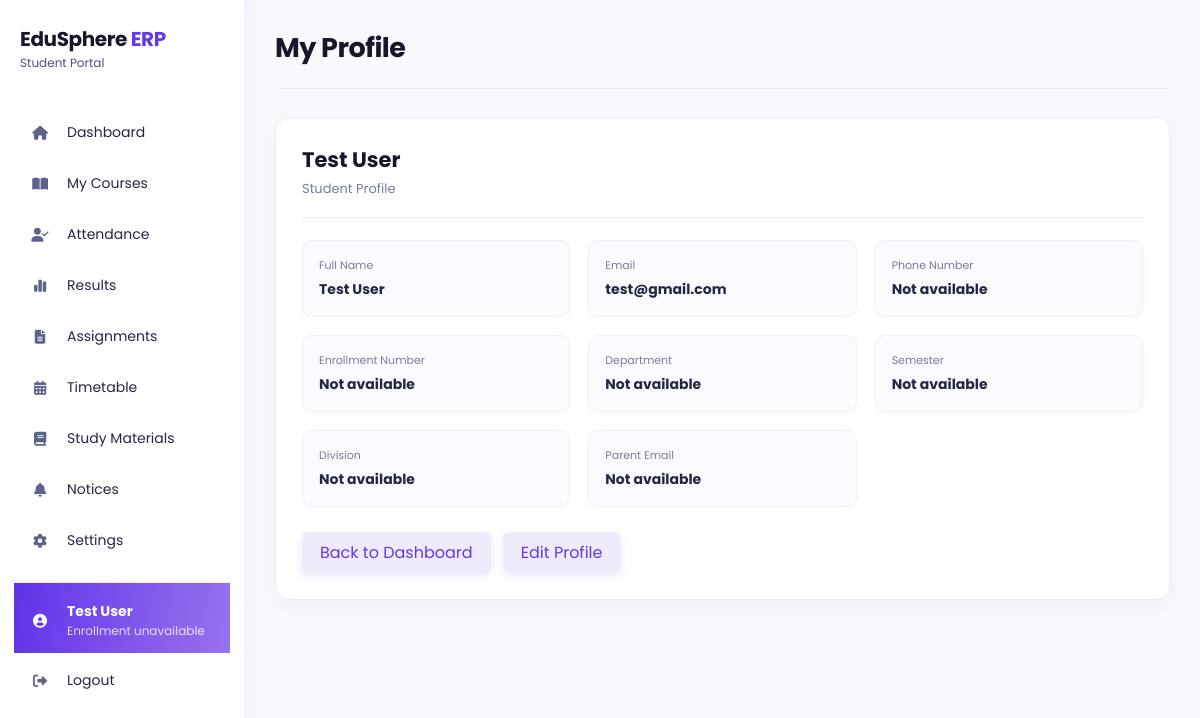
The app's page /student/profile (signed in) with its own data.
### models/user.py (models this page shows, shortened)
class User(db.Model):
    __tablename__ = "users"
    id = db.Column(
        db.Integer,
        primary_key=True
    )
    full_name = db.Column(
        db.String(100),
        nullable=False
    )
    enrollment_no = db.Column(
        db.String(50),
        unique=True,
        nullable=True
    )
    employee_id = db.Column(
        db.String(50),
        unique=True,
        nullable=True
    )
    parent_id = db.Column(
        db.String(50),
        unique=True,
        nullable=True
    )
    admin_id = db.Column(
        db.String(50),
        unique=True,
        nullable=True
    )
    email = db.Column(
        db.String(120),
        unique=True,
        nullable=True
    )
    phone = db.Column(
        db.String(20),
        nullable=True
    )
    password = db.Column(
        db.String(200),
        nullable=False
    )
    role = db.Column(
        db.String(20),
        nullable=False
    )
    theme = db.Column(db.String(20), nullable=False, default="light", server_default="light")
    notifications_enabled = db.Column(db.Boolean, nullable=False, default=True, server_default="1")
    accent_color = db.Column(db.String(20), nullable=False, default="purple", server_default="purple")

### models/student.py (models this page shows)
class Student(db.Model):
    __tablename__ = "students"
    id = db.Column(
        db.Integer,
        primary_key=True
    )
    user_id = db.Column(
        db.Integer,
        db.ForeignKey("users.id"),
        nullable=False
    )
    roll_no = db.Column(
        db.String(20),
        unique=True,
        nullable=True
    )
    department = db.Column(
        db.String(50),
        nullable=True
    )
    semester = db.Column(
        db.Integer,
        nullable=True
    )
    division = db.Column(
        db.String(10),
        nullable=True
    )
    parent_email = db.Column(
        db.String(120),
        nullable=True
    )
    phone = db.Column(
        db.String(20),
        nullable=True
    )

### app.py (the view)
@app.route("/student/profile")
def student_profile():
    user, profile = get_current_student_profile()
    if not user:
        flash("Access denied!")
        return redirect(url_for("login"))
    return render_template(
        "student_profile.html",
        current_user=user,
        student_profile=profile,
        active_page="profile"
    )

### app.py (called while the page is built)
def get_current_student_profile():
    if session.get("role") != "Student" or "user_id" not in session:
        return None, None
    user = db.session.get(User, session["user_id"])
    if not user or user.role != "Student":
        session.clear()
        return None, None
    student_profile = Student.query.filter_by(user_id=user.id).first()
    if not student_profile:
        student_profile = Student(user_id=user.id)
        db.session.add(student_profile)
        db.session.commit()
    return user, student_profile

### templates/student_profile.html (shortened to what this page needs)
<!DOCTYPE html>
<html lang="en">
<head>
    <link rel="stylesheet" href="{{ url_for('static', filename='css/student.css') }}">
    <link rel="stylesheet" href="{{ url_for('static', filename='css/palette.css') }}">
    <link rel="stylesheet" href="https://cdnjs.cloudflare.com/ajax/libs/font-awesome/6.6.0/css/all.min.css">
</head>
<body class="student-profile-page theme-{{ current_user.theme or 'light' }} accent-{{ current_user.accent_color or 'purple' }}">
<div class="sidebar">
    <div class="logo"><h2>EduSphere <span>ERP</span></h2><small>Student Portal</small></div>
    <ul>
        <li onclick="window.location.href='{{ url_for('student') }}'"><i class="fa-solid fa-house"></i><span>Dashboard</span></li>
        <li onclick="window.location.href='{{ url_for('student_library') }}'"><i class="fa-solid fa-book-open"></i><span>My Courses</span></li>
        <li onclick="window.location.href='{{ url_for('student_attendance') }}'"><i class="fa-solid fa-user-check"></i><span>Attendance</span></li>
        <li onclick="window.location.href='{{ url_for('student_results') }}'"><i class="fa-solid fa-chart-simple"></i><span>Results</span></li>
        <li onclick="window.location.href='{{ url_for('student_assignments') }}'"><i class="fa-solid fa-file-lines"></i><span>Assignments</span></li>
        <li onclick="window.location.href='{{ url_for('student_timetable') }}'"><i class="fa-solid fa-calendar-days"></i><span>Timetable</span></li>
        <li onclick="window.location.href='{{ url_for('student_materials') }}'"><i class="fa-solid fa-book"></i><span>Study Materials</span></li>
        <li onclick="window.location.href='{{ url_for('student_notices') }}'"><i class="fa-solid fa-bell"></i><span>Notices</span></li>
        <li onclick="window.location.href='{{ url_for('student_settings') }}'"><i class="fa-solid fa-gear"></i><span>Settings</span></li>
        <li class="sidebar-profile active">
            <i class="fa-solid fa-circle-user"></i>
            <div class="sidebar-profile-details">
                <strong>{{ current_user.full_name }}</strong>
                <small>{{ current_user.enrollment_no or 'Enrollment unavailable' }}</small>
            </div>
        </li>
        <li onclick="window.location.href='{{ url_for('logout') }}'">
            <i class="fa-solid fa-right-from-bracket"></i><span>Logout</span>
        </li>
    </ul>
</div>
<main class="main">
    <div class="topbar"><h2>My Profile</h2></div>
    <section class="profile-card">
        <div class="profile-heading">
            <div><h3>{{ current_user.full_name }}</h3><p>Student Profile</p></div>
        </div>
        <div class="profile-details">
            <div class="profile-detail"><span>Full Name</span><strong>{{ current_user.full_name }}</strong></div>
            <div class="profile-detail"><span>Email</span><strong>{{ current_user.email or 'Not available' }}</strong></div>
            <div class="profile-detail"><span>Phone Number</span><strong>{{ student_profile.phone or 'Not available' }}</strong></div>
            <div class="profile-detail"><span>Enrollment Number</span><strong>{{ current_user.enrollment_no or 'Not available' }}</strong></div>
            <div class="profile-detail"><span>Department</span><strong>{{ student_profile.department or 'Not available' }}</strong></div>
            <div class="profile-detail"><span>Semester</span><strong>{{ student_profile.semester or 'Not available' }}</strong></div>
            <div class="profile-detail"><span>Division</span><strong>{{ student_profile.division or 'Not available' }}</strong></div>
            <div class="profile-detail"><span>Parent Email</span><strong>{{ student_profile.parent_email or 'Not available' }}</strong></div>
        </div>
        <a class="secondary-button" href="{{ url_for('student') }}">Back to Dashboard</a>
        <a class="secondary-button" href="{{ url_for('edit_student_profile') }}">Edit Profile</a>
    </section>
</main>
</body>
</html>

### static/css/student.css (style rules this page uses)
* { margin:0; padding:0; box-sizing:border-box; font-family:'Poppins',sans-serif; }
body { background:#f4f7fc; display:flex; }
.sidebar { width:260px; height:100vh; background:#1e3a8a; color:white; position:fixed; left:0; top:0; overflow-y:auto; }
.logo { text-align:center; padding:25px; font-size:24px; font-weight:700; border-bottom:1px solid rgba(255,255,255,.2); }
.sidebar ul { list-style:none; padding:20px 0; }
.sidebar ul li { display:flex; align-items:center; gap:15px; padding:15px 25px; cursor:pointer; transition:.3s; }
.sidebar ul li:hover, .sidebar ul li.active { background:#2563eb; }
.sidebar ul li i { width:20px; }
.sidebar-profile { margin-top:10px; border-top:1px solid rgba(255,255,255,.2); }
.sidebar-profile-details { display:flex; flex-direction:column; min-width:0; }
.sidebar-profile-details strong, .sidebar-profile-details small { overflow:hidden; text-overflow:ellipsis; white-space:nowrap; }
.sidebar-profile-details small { color:rgba(255,255,255,.75); font-size:12px; }
.main { margin-left:260px; width:calc(100% - 260px); padding:30px; }
.topbar { display:flex; justify-content:space-between; align-items:center; margin-bottom:30px; }
.profile-card { background:white; border-radius:15px; padding:30px; box-shadow:0 5px 20px rgba(0,0,0,.08); max-width:850px; }
.profile-heading { display:flex; align-items:center; gap:15px; margin-bottom:25px; }
.profile-details { display:grid; grid-template-columns:repeat(auto-fit,minmax(240px,1fr)); gap:18px; margin-bottom:25px; }
.profile-detail { background:#f7f9ff; border-radius:8px; padding:15px; }
.profile-detail span, .profile-form label { display:block; color:#666; font-size:13px; margin-bottom:5px; }
.secondary-button { display:inline-block; background:#e5e7eb; color:#1e3a8a; padding:8px 18px; border-radius:6px; text-decoration:none; }
.main, .box, .profile-card { min-width:0; }
.box, .profile-card { max-width:100%; }
body { background:#f8f9fd; color:#17172b; }
.sidebar { width:245px; background:#fff; color:#17172b; border-right:1px solid #edf0f7; box-shadow:4px 0 20px rgba(44,34,90,.03); overflow-y:auto; }
.logo { text-align:left; padding:28px 20px 24px; border-bottom:0; color:#17172b; line-height:1.1; }
.logo h2 { font-size:20px;letter-spacing:-.4px }
.logo h2 span { color:#6338e8 }
.logo small { display:block;color:#4f5275;font-size:12px;margin-top:6px;font-weight:400 }
.sidebar ul { padding:12px 14px }
.sidebar ul li { gap:16px;padding:13px 15px;margin:4px 0;border-radius:10px;color:#252744;font-size:14px }
.sidebar ul li:hover,.sidebar ul li.active { background:linear-gradient(100deg,#6132e8,#9873ee);color:#fff }
.sidebar ul li i { width:22px;text-align:center;color:#5d638b }
.sidebar ul li:hover i,.sidebar ul li.active i { color:#fff }
.sidebar-profile { margin-top:18px!important;border-top:1px solid #edf0f7;padding-top:18px!important;border-radius:0!important }
.sidebar-profile-details small { color:#777c9e }
.sidebar ul li:hover .sidebar-profile-details small,.sidebar ul li.active .sidebar-profile-details small { color:rgba(255,255,255,.8) }
.main { margin-left:245px;width:calc(100% - 245px);padding:28px 30px 40px;max-width:1500px }
.topbar { margin-bottom:28px;align-items:flex-start }
.main { min-height:100vh }
button,.secondary-button { box-shadow:0 3px 8px rgba(37,99,235,.14) }
.student-profile-page .main { max-width:1280px }
.student-profile-page .topbar { padding-bottom:20px;border-bottom:1px solid #eceef6 }
.student-profile-page .topbar h2 { font-size:27px;color:#17172b;letter-spacing:-.5px }
.student-profile-page .profile-card { max-width:none;width:100%;padding:26px;border:1px solid #eceef6;border-radius:14px;box-shadow:0 5px 16px rgba(50,42,100,.045) }
.student-profile-page .profile-heading { margin-bottom:22px;padding-bottom:18px;border-bottom:1px solid #edf0f7 }
.student-profile-page .profile-heading h3 { font-size:21px;color:#17172b }
.student-profile-page .profile-heading p { color:#777c9e;font-size:13px;margin-top:4px }
.student-profile-page .profile-detail { background:#fafaff;border:1px solid #edf0f7;border-radius:10px;padding:16px;box-shadow:0 2px 7px rgba(50,42,100,.025) }
.student-profile-page .profile-detail span { color:#777c9e;font-size:11px }
.student-profile-page .profile-detail strong { display:block;color:#252744;font-size:14px;margin-top:5px;overflow-wrap:anywhere }
.student-profile-page .secondary-button { background:#f0eafd;color:#6338e8;box-shadow:0 3px 8px rgba(99,56,232,.12);margin-right:8px }

### records on screen
User: full_name "Test User", enrollment_no "Enrollment unavailable", email "test@gmail.com", enrollment_no "Not available"
Student: phone "Not available", department "Not available", semester "Not available", division "Not available", parent_email "Not available"
